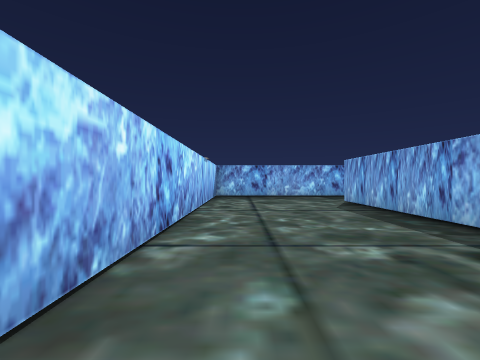
[1] (above)

16 first-person views from a walk through a Unity game level. The camera is 0.55 m above the floor, looks level and sees 90° across. The floor is counted in squares, 1 m on a side. Each view is taken from the middle of a square. On the plan, view 1 faces up. The plan holds only what a view shows up to about 9 squares ahead; the rest is blank. The place goes on beyond the plan. The player character is not drawn.

[2]
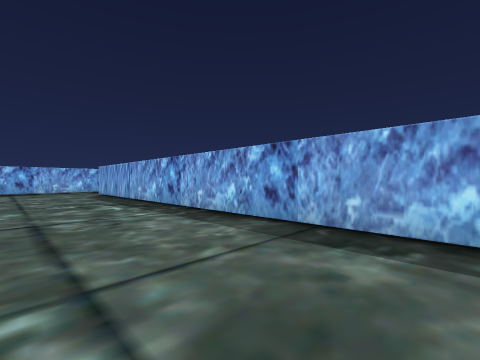

[3]
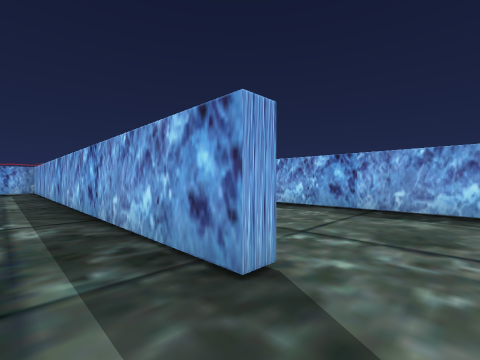

[4]
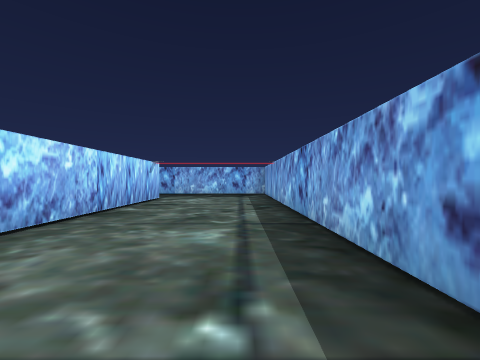

[5]
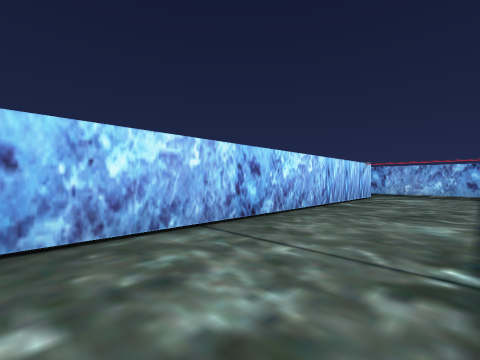

[6]
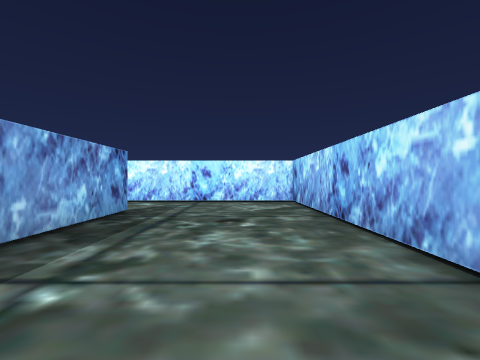

[7]
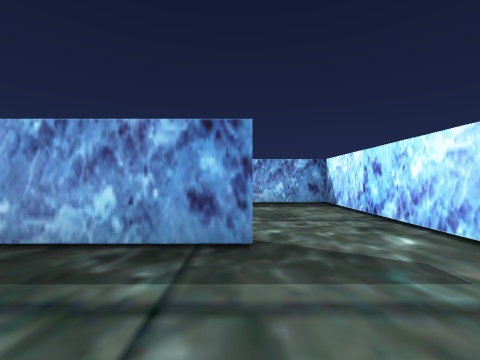

[8]
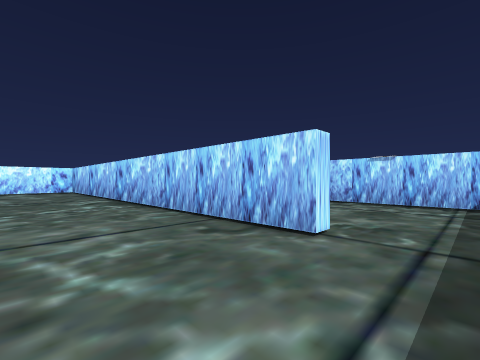

[9]
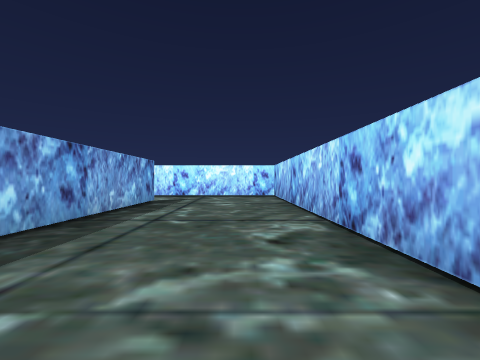

[10]
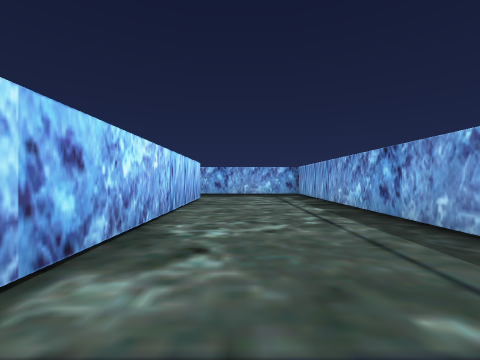

[11]
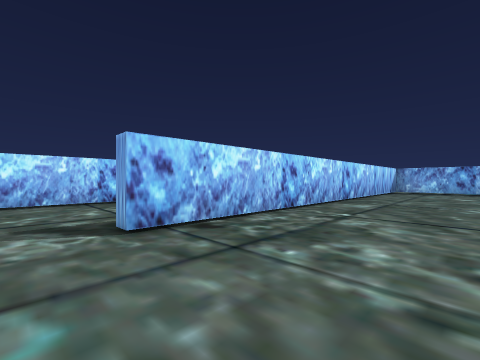

[12]
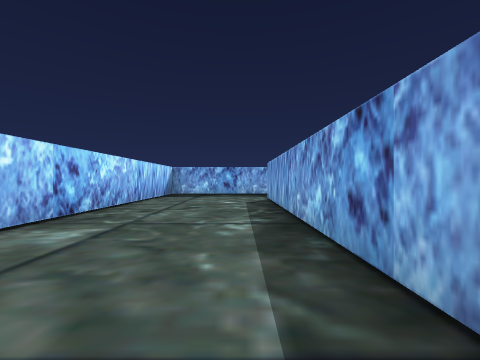

[13]
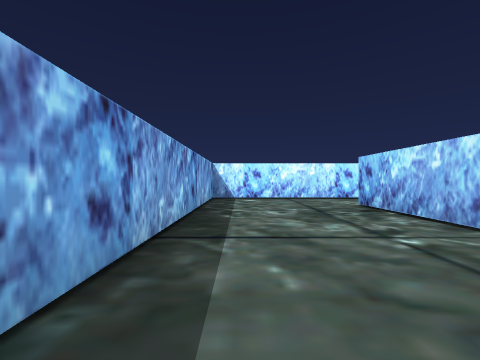

[14]
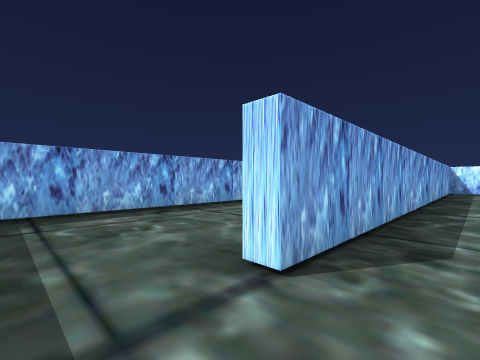

[15]
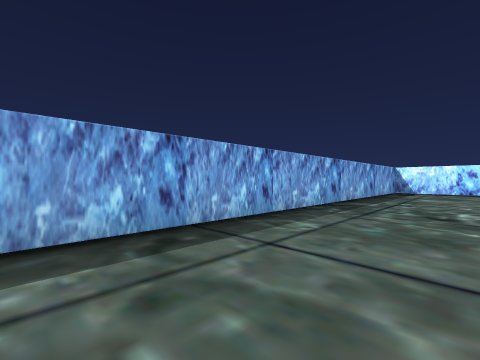

[16]
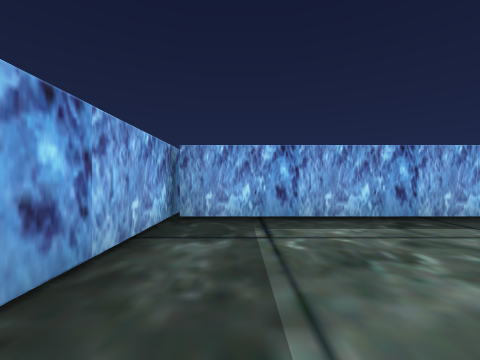

### Floor plan
Points are (right, up) in squares from view 1. A wall is a line through its corners. A room is listed if a view was taken in it or the views show most of it. See-through windows are left out.
Room 1 (views 1, 2)
walls: (2.4, 8) (-0.8, 8) (-0.8, 0.8); (-0.6, -5) (2.6, -5) (2.6, 5.9)
ways out: opening at (-1, -4) to room 2; opening at (3, 6.5) to room 3
Room 2 (views 3, 4, 5, 6, 7)
walls: (-4.3, 5.5) (-4.3, -5) (-0.6, -5); (-1.1, -3.1) (-1.1, 8) (-5, 8)
ways out: opening at (-1, -4) to room 1; opening at (-4, 6.5)
objects: other object (-4, 6)
Room 3 (views 8, 9, 10)
walls: (2.9, 6) (2.9, -5) (6.6, -5); (6.2, -3.1) (6.2, 8) (2.4, 8)
ways out: opening at (3, 6.5) to room 1; opening at (6, -4) to room 4
Room 4 (views 11, 12, 13, 14)
walls: (9.5, 8) (6.5, 8) (6.5, -3.1); (6.6, -5) (9.8, -5) (9.8, 6)
ways out: opening at (6, -4) to room 3; opening at (10, 6.5) to room 5
Room 5 (views 15, 16)
walls: (13.9, 8) (9.5, 8); (13.3, -4.4) (13.3, 7.9); (11, -5) (12.8, -5)
ways out: opening at (10, 6.5) to room 4

Positions as (right, up) in squares from view 1, and headings:
1: (0, 0), facing up
2: (0, -4), facing up-right
3: (-2, -4), facing up-right
4: (-2, -1), facing up
5: (-2, -2), facing up-left
6: (-3, 1), facing down
7: (-3, -3), facing right
8: (5, 7), facing down-left
9: (4, 3), facing down
10: (4, -1), facing up
11: (9, -4), facing up-left
12: (9, -1), facing up
13: (9, 2), facing down
14: (9, 7), facing down-right
15: (11, 6), facing down-right
16: (10, 7), facing right
